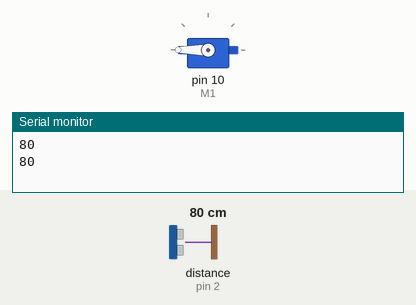
Recording of a sketch running on a simulated Arduino Uno, built with avr-gcc and run on an emulated ATmega328P. Shown: servo, the last lines printed to the serial monitor. The test bench sets the inputs (shaded band); at power-on: distance to the obstacle (sensor on pin 2) 80 cm.

Above: at 1.8 s.
1.9 s: distance to the obstacle (sensor on pin 2) set to 11 cm
3.4 s: distance to the obstacle (sensor on pin 2) set to 8 cm
At 5.2 s:
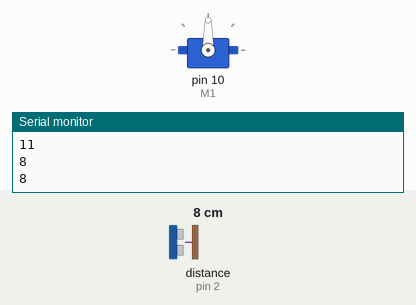
5.5 s: distance to the obstacle (sensor on pin 2) set to 18 cm
At 7.1 s:
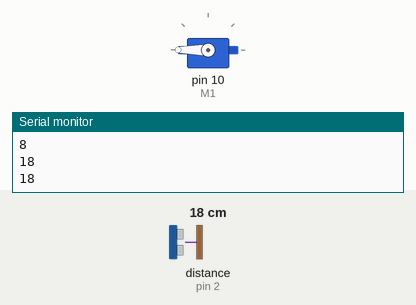
7.5 s: distance to the obstacle (sensor on pin 2) set to 2 cm
At 8.7 s:
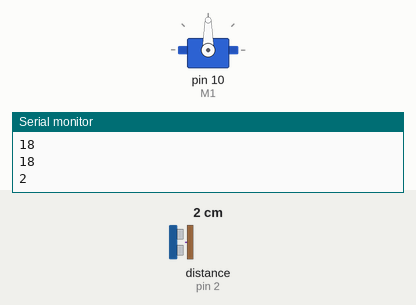
Timing chart, 0 to 10.5 s (numbered marks = the images above; inputs shaded):
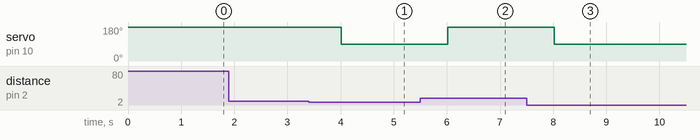

The sketch:

Servo.ino
```cpp
#include "Ultrasonic.h"
#include <Servo.h>
int range;
Servo M1;
Ultrasonic __ultrasonic2(2);

void setup()
{
  Serial.begin(9600);
    M1.attach(10);
}


void loop()
{
  range = __ultrasonic2.MeasureInCentimeters();
  Serial.println(range);
  if (range < 10) {
      M1.write(90);
  delay(1000);
  } else {
       M1.write(180);
  delay(1000);
  }
}
```

Measured:
- the behaviour switches between 10 and 9 cm on distance to the obstacle (sensor on pin 2) (found by bisection; images 0 and 1)
- after the input at 3.4 s, servo on pin 10 (M1): 180° → 90° after 0.62 s
- after the input at 5.5 s, servo on pin 10 (M1): 90° → 180° after 0.52 s
- after the input at 7.5 s, servo on pin 10 (M1): 180° → 90° after 0.52 s
